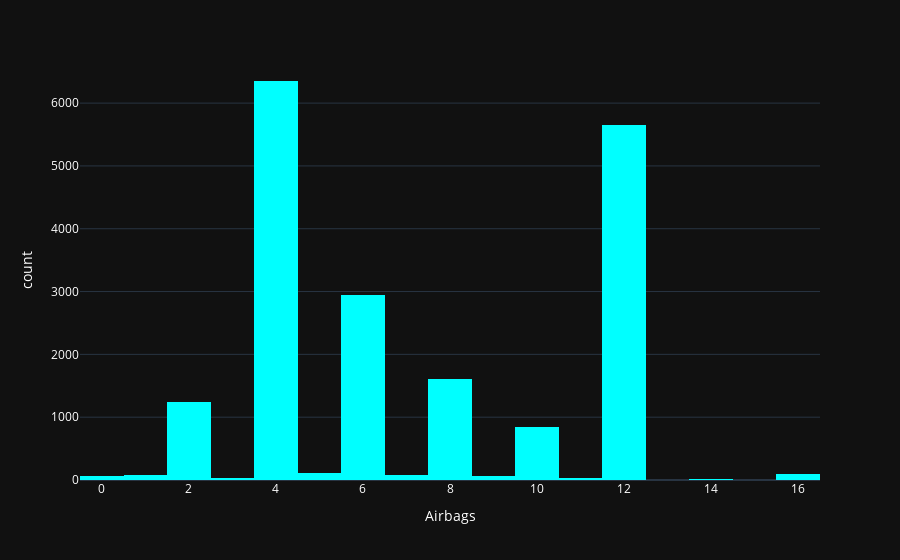

Notebook cell for this chart:
### Code cell
fig = px.histogram(df, x='Airbags', template='plotly_dark', color_discrete_sequence=['cyan'])
fig.update_layout(font_color='white')
fig.show()

### Figure 1 — Plotly figure (JSON) as saved in the notebook; plotly's stock layout.template omitted (floating-point values rounded to 4 significant figures; data arrays with more than 128 entries replaced by an {"elided": "..."} marker saying what was removed)
{"data": [{"bingroup": "x", "hovertemplate": "Airbags=%{x}<br>count=%{y}<extra></extra>", "legendgroup": "", "marker": {"color": "cyan", "pattern": {"shape": ""}}, "name": "", "orientation": "v", "showlegend": false, "type": "histogram", "x": {"elided": "19237 float values"}, "xaxis": "x", "yaxis": "y"}], "layout": {"barmode": "relative", "font": {"color": "white"}, "legend": {"tracegroupgap": 0}, "margin": {"t": 60}, "xaxis": {"anchor": "y", "domain": [0, 1], "title": {"text": "Airbags"}}, "yaxis": {"anchor": "x", "domain": [0, 1], "title": {"text": "count"}}}}
